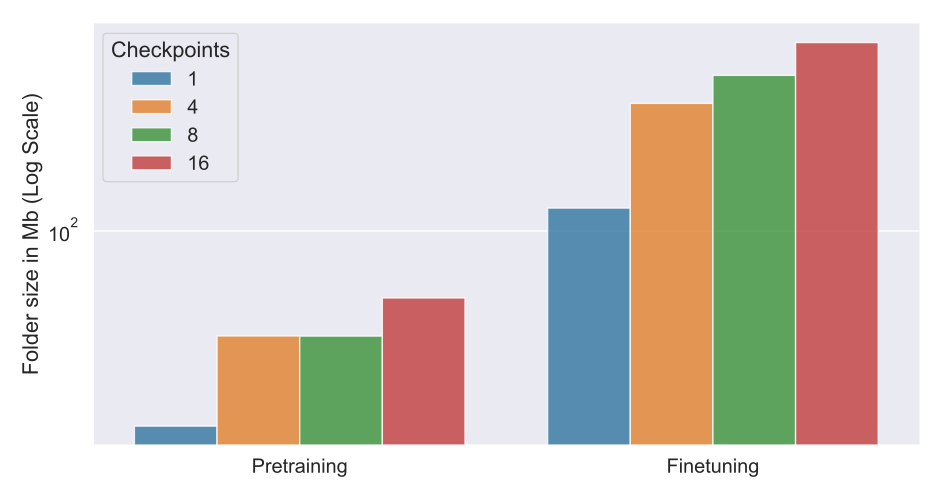

This figure's Python source:

import seaborn as sns
import matplotlib.pyplot as plt
import os
import pandas as pd

SRC = "data/"

data = [SRC + f for f in os.listdir(SRC) if f != ".DS_Store"]

def get_size(start_path = '.'):
    total_size = 0
    for dirpath, dirnames, filenames in os.walk(start_path):
        for f in filenames:
            fp = os.path.join(dirpath, f)
            # skip if it is symbolic link
            if not os.path.islink(fp):
                total_size += os.path.getsize(fp)

    return total_size

d = []
for f in data: 
    size = round(get_size(f) / (1024 * 1024), 3)
    file = f.split("/")[-1]
    checks = 0
    if "16" in file: checks = 16
    elif "32" in file: 
        checks = 32 
        continue
    elif "4" in file: checks = 4
    elif "8" in file: checks = 8
    elif "1" in file: checks = 1
    d.append({"file": file, "size": size, "modality": "Pretraining" if file.split("_")[-1] == "pretrain" else "Finetuning", "checks": checks})

sns.set_style("darkgrid")
sns.set(font_scale=1.3)

d = pd.DataFrame(d).sort_values("file")
g = sns.catplot(
    data=d, kind="bar",
    x="modality", y="size", hue="checks", palette="tab10",
    errorbar="sd", alpha=.8, aspect=1.7, height=5,  order=["Pretraining", "Finetuning"]
)
g.set_axis_labels("", "Folder size in Mb (Log Scale)")
g.legend.remove()
plt.legend(title="Checkpoints")
plt.yscale("log")
plt.tight_layout()
plt.savefig("mem.pdf")
# plt.show()
